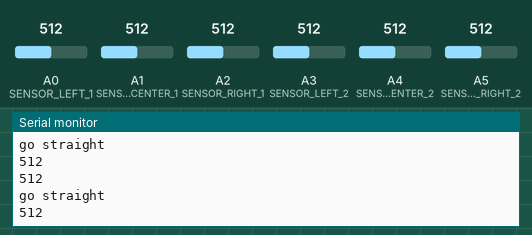
Simulated run of this sketch. Board: Arduino Uno, built with avr-gcc and run on an emulated ATmega328P. Shown: the last lines printed to the serial monitor. The inputs (shaded band) are chosen by the test bench; at power-on: A0 (SENSOR_LEFT_1) = 512, A1 (SENSOR_CENTER_1) = 512, A2 (SENSOR_RIGHT_1) = 512, A3 (SENSOR_LEFT_2) = 512, A4 (SENSOR_CENTER_2) = 512, A5 (SENSOR_RIGHT_2) = 512.

Above: at 1.2 s.
1.3 s: A0 (SENSOR_LEFT_1) set to 219
At 2.2 s:
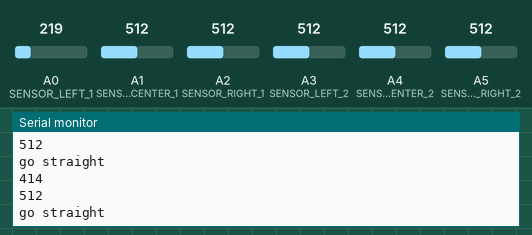
4.3 s: A0 (SENSOR_LEFT_1) set to 201
At 5.1 s:
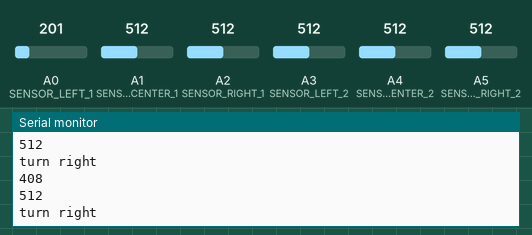
Timing chart, 0 to 7.3 s (numbered marks = the images above; inputs shaded):
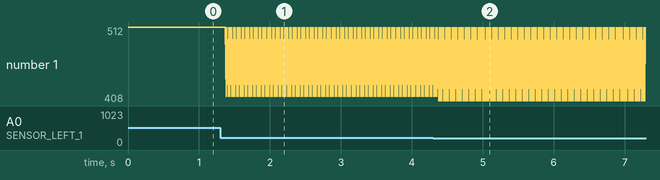

Measured:
- the behaviour switches between 212 and 211 on A0 (SENSOR_LEFT_1) (found by bisection; images 1 and 2)
- after the input at 1.3 s, the serial monitor: prints a new line after 0.09 s (image 1)
- after the input at 4.3 s, the serial monitor: prints a new line after 0.08 s (image 2)

The sketch:

linedetection.ino
```cpp
// line detection sensors
const int SENSOR_LEFT_1 = A0;
const int SENSOR_CENTER_1 = A1;
const int SENSOR_RIGHT_1 = A2;
const int SENSOR_LEFT_2 = A3;
const int SENSOR_CENTER_2 = A4;
const int SENSOR_RIGHT_2 = A5;
const int THRESHOLD = 100; // need to be calibrated
int Vleft1;
int Vright1;
int Vcenter1;
int Vleft2;
int Vright2;
int Vcenter2;
int Vref1;
int Vref2;

void setup() {
  Serial.begin(9600);
}

void loop() {
  Vleft1 = analogRead(SENSOR_LEFT_1);
  Vright1 = analogRead(SENSOR_RIGHT_1);
  Vcenter1 = analogRead(SENSOR_CENTER_1);
  Vref1 = (Vleft1 + Vright1 + Vcenter1)/3;
  Serial.println(Vref1);
  Vleft2 = analogRead(SENSOR_LEFT_2);
  Vright2 = analogRead(SENSOR_RIGHT_2);
  Vcenter2 = analogRead(SENSOR_CENTER_2);
  Vref2 = (Vleft2 + Vcenter2 + Vright2)/3;
  Serial.println(Vref2);

  if(Vref1 - Vref2 > THRESHOLD){
    // line on right => turn left
    Serial.println("turn left");
  }
  else if(Vref2 - Vref1 > THRESHOLD){
    // line on left => turn right
    Serial.println("turn right");
  }
  // else if(Vref - Vcenter1 > THRESHOLD or Vref - Vcenter2 > THRESHOLD){
  //   // line on top => turn around
  //   Serial.println("turn around");
  // }
  else{
    // go straight
    Serial.println("go straight");
  }
}
```
